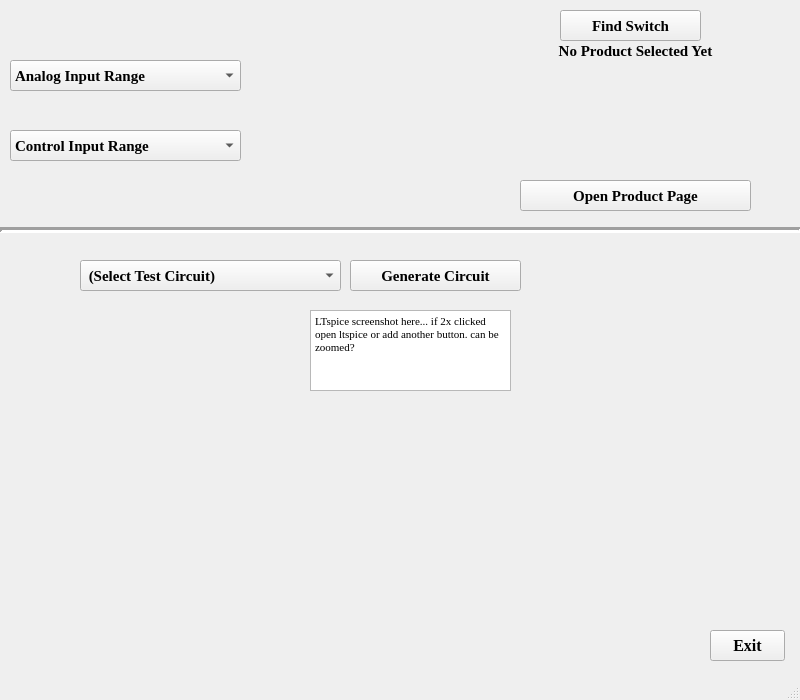
<?xml version="1.0" encoding="UTF-8"?>
<ui version="4.0">
 <class>MainWindow</class>
 <widget class="QMainWindow" name="MainWindow">
  <property name="geometry">
   <rect>
    <x>0</x>
    <y>0</y>
    <width>800</width>
    <height>700</height>
   </rect>
  </property>
  <property name="sizePolicy">
   <sizepolicy hsizetype="Fixed" vsizetype="Fixed">
    <horstretch>0</horstretch>
    <verstretch>0</verstretch>
   </sizepolicy>
  </property>
  <property name="minimumSize">
   <size>
    <width>800</width>
    <height>700</height>
   </size>
  </property>
  <property name="maximumSize">
   <size>
    <width>800</width>
    <height>700</height>
   </size>
  </property>
  <property name="font">
   <font>
    <family>Times New Roman</family>
    <pointsize>10</pointsize>
    <weight>75</weight>
    <bold>true</bold>
   </font>
  </property>
  <property name="windowTitle">
   <string>Switch and Multiplexer Finder</string>
  </property>
  <property name="windowIcon">
   <iconset resource="Images/resource.qrc">
    <normaloff>:/Images/Analog Icon.png</normaloff>:/Images/Analog Icon.png</iconset>
  </property>
  <property name="toolTipDuration">
   <number>-9</number>
  </property>
  <property name="autoFillBackground">
   <bool>false</bool>
  </property>
  <property name="styleSheet">
   <string notr="true">background-color = rgb(255, 255, 255)</string>
  </property>
  <widget class="QWidget" name="centralwidget">
   <widget class="QPushButton" name="btnFind">
    <property name="geometry">
     <rect>
      <x>560</x>
      <y>10</y>
      <width>141</width>
      <height>31</height>
     </rect>
    </property>
    <property name="sizePolicy">
     <sizepolicy hsizetype="Fixed" vsizetype="Fixed">
      <horstretch>0</horstretch>
      <verstretch>0</verstretch>
     </sizepolicy>
    </property>
    <property name="font">
     <font>
      <family>Times New Roman</family>
      <pointsize>11</pointsize>
      <weight>75</weight>
      <bold>true</bold>
     </font>
    </property>
    <property name="text">
     <string>Find Switch</string>
    </property>
   </widget>
   <widget class="QPushButton" name="btnExit">
    <property name="geometry">
     <rect>
      <x>710</x>
      <y>630</y>
      <width>75</width>
      <height>31</height>
     </rect>
    </property>
    <property name="font">
     <font>
      <family>Times New Roman</family>
      <pointsize>12</pointsize>
      <weight>75</weight>
      <bold>true</bold>
     </font>
    </property>
    <property name="text">
     <string>Exit</string>
    </property>
   </widget>
   <widget class="QComboBox" name="comboAnalog">
    <property name="geometry">
     <rect>
      <x>10</x>
      <y>60</y>
      <width>231</width>
      <height>31</height>
     </rect>
    </property>
    <property name="font">
     <font>
      <family>Times New Roman</family>
      <pointsize>11</pointsize>
      <weight>75</weight>
      <bold>true</bold>
     </font>
    </property>
    <item>
     <property name="text">
      <string>Analog Input Range</string>
     </property>
    </item>
    <item>
     <property name="text">
      <string>±15</string>
     </property>
    </item>
    <item>
     <property name="text">
      <string>±5</string>
     </property>
    </item>
    <item>
     <property name="text">
      <string>+12</string>
     </property>
    </item>
    <item>
     <property name="text">
      <string>+5</string>
     </property>
    </item>
    <item>
     <property name="text">
      <string>+3.3</string>
     </property>
    </item>
    <item>
     <property name="text">
      <string>+3</string>
     </property>
    </item>
   </widget>
   <widget class="QPushButton" name="btnGenerate">
    <property name="geometry">
     <rect>
      <x>350</x>
      <y>260</y>
      <width>171</width>
      <height>31</height>
     </rect>
    </property>
    <property name="font">
     <font>
      <family>Times New Roman</family>
      <pointsize>11</pointsize>
      <weight>75</weight>
      <bold>true</bold>
     </font>
    </property>
    <property name="text">
     <string>Generate Circuit</string>
    </property>
   </widget>
   <widget class="QPushButton" name="btnProduct">
    <property name="geometry">
     <rect>
      <x>520</x>
      <y>180</y>
      <width>231</width>
      <height>31</height>
     </rect>
    </property>
    <property name="font">
     <font>
      <family>Times New Roman</family>
      <pointsize>11</pointsize>
      <weight>75</weight>
      <bold>true</bold>
     </font>
    </property>
    <property name="text">
     <string>Open Product Page</string>
    </property>
   </widget>
   <widget class="QComboBox" name="comboDigital">
    <property name="geometry">
     <rect>
      <x>10</x>
      <y>130</y>
      <width>231</width>
      <height>31</height>
     </rect>
    </property>
    <property name="font">
     <font>
      <family>Times New Roman</family>
      <pointsize>11</pointsize>
      <weight>75</weight>
      <bold>true</bold>
     </font>
    </property>
    <item>
     <property name="text">
      <string>Control Input Range</string>
     </property>
    </item>
    <item>
     <property name="text">
      <string>Max 0.8 V &amp; Min 2.0 V</string>
     </property>
    </item>
    <item>
     <property name="text">
      <string>Max 0.8 V &amp; Min 2.4 V</string>
     </property>
    </item>
   </widget>
   <widget class="QComboBox" name="comboTest">
    <property name="geometry">
     <rect>
      <x>80</x>
      <y>260</y>
      <width>261</width>
      <height>31</height>
     </rect>
    </property>
    <property name="font">
     <font>
      <family>Times New Roman</family>
      <pointsize>11</pointsize>
      <weight>75</weight>
      <bold>true</bold>
     </font>
    </property>
    <item>
     <property name="text">
      <string> (Select Test Circuit)</string>
     </property>
    </item>
    <item>
     <property name="text">
      <string> On Resistance</string>
     </property>
    </item>
    <item>
     <property name="text">
      <string> Off Leakage</string>
     </property>
    </item>
    <item>
     <property name="text">
      <string> On Leakage</string>
     </property>
    </item>
    <item>
     <property name="text">
      <string> Off Isolation</string>
     </property>
    </item>
    <item>
     <property name="text">
      <string> Channel-to-Channel Crosstalk</string>
     </property>
    </item>
    <item>
     <property name="text">
      <string> Bandwidth</string>
     </property>
    </item>
    <item>
     <property name="text">
      <string> THD+Noise</string>
     </property>
    </item>
    <item>
     <property name="text">
      <string> Switching Times</string>
     </property>
    </item>
    <item>
     <property name="text">
      <string> Break-Before-Make Time Delay</string>
     </property>
    </item>
    <item>
     <property name="text">
      <string> Charge Injection</string>
     </property>
    </item>
   </widget>
   <widget class="Line" name="line">
    <property name="geometry">
     <rect>
      <x>0</x>
      <y>220</y>
      <width>801</width>
      <height>20</height>
     </rect>
    </property>
    <property name="lineWidth">
     <number>3</number>
    </property>
    <property name="orientation">
     <enum>Qt::Horizontal</enum>
    </property>
   </widget>
   <widget class="QLabel" name="lblSwitchPic">
    <property name="geometry">
     <rect>
      <x>300</x>
      <y>30</y>
      <width>171</width>
      <height>171</height>
     </rect>
    </property>
    <property name="text">
     <string>&lt;html&gt;&lt;head/&gt;&lt;body&gt;&lt;p&gt;&lt;img src=&quot;:/Images/Switch.png&quot;/&gt;&lt;/p&gt;&lt;/body&gt;&lt;/html&gt;</string>
    </property>
    <property name="pixmap">
     <pixmap>:/Images/Images/Switch.png</pixmap>
    </property>
   </widget>
   <widget class="QLabel" name="lblAnswer">
    <property name="geometry">
     <rect>
      <x>490</x>
      <y>40</y>
      <width>291</width>
      <height>21</height>
     </rect>
    </property>
    <property name="font">
     <font>
      <family>Times New Roman</family>
      <pointsize>11</pointsize>
      <weight>75</weight>
      <bold>true</bold>
     </font>
    </property>
    <property name="text">
     <string>No Product Selected Yet</string>
    </property>
    <property name="alignment">
     <set>Qt::AlignCenter</set>
    </property>
   </widget>
   <widget class="QLabel" name="lblBlock">
    <property name="geometry">
     <rect>
      <x>10</x>
      <y>270</y>
      <width>4</width>
      <height>10</height>
     </rect>
    </property>
    <property name="text">
     <string/>
    </property>
    <property name="pixmap">
     <pixmap>:/Images/Images/Test Picture 2.png</pixmap>
    </property>
   </widget>
   <widget class="QTextEdit" name="textEdit">
    <property name="geometry">
     <rect>
      <x>310</x>
      <y>310</y>
      <width>201</width>
      <height>81</height>
     </rect>
    </property>
    <property name="html">
     <string>&lt;!DOCTYPE HTML PUBLIC &quot;-//W3C//DTD HTML 4.0//EN&quot; &quot;http://www.w3.org/TR/REC-html40/strict.dtd&quot;&gt;
&lt;html&gt;&lt;head&gt;&lt;meta name=&quot;qrichtext&quot; content=&quot;1&quot; /&gt;&lt;style type=&quot;text/css&quot;&gt;
p, li { white-space: pre-wrap; }
&lt;/style&gt;&lt;/head&gt;&lt;body style=&quot; font-family:'MS Shell Dlg 2'; font-size:8pt; font-weight:400; font-style:normal;&quot;&gt;
&lt;p style=&quot; margin-top:0px; margin-bottom:0px; margin-left:0px; margin-right:0px; -qt-block-indent:0; text-indent:0px;&quot;&gt;&lt;span style=&quot; font-size:8.25pt;&quot;&gt;LTspice screenshot here... if 2x clicked open ltspice or add another button. can be zoomed?&lt;/span&gt;&lt;/p&gt;&lt;/body&gt;&lt;/html&gt;</string>
    </property>
   </widget>
   <widget class="QLabel" name="lblDescription">
    <property name="geometry">
     <rect>
      <x>490</x>
      <y>70</y>
      <width>291</width>
      <height>101</height>
     </rect>
    </property>
    <property name="font">
     <font>
      <family>Times New Roman</family>
      <pointsize>11</pointsize>
      <weight>75</weight>
      <bold>true</bold>
     </font>
    </property>
    <property name="text">
     <string/>
    </property>
    <property name="textFormat">
     <enum>Qt::RichText</enum>
    </property>
    <property name="alignment">
     <set>Qt::AlignCenter</set>
    </property>
   </widget>
  </widget>
  <widget class="QMenuBar" name="menubar">
   <property name="geometry">
    <rect>
     <x>0</x>
     <y>0</y>
     <width>800</width>
     <height>18</height>
    </rect>
   </property>
  </widget>
  <widget class="QStatusBar" name="statusbar"/>
 </widget>
 <resources>
  <include location="Images/resource.qrc"/>
 </resources>
 <connections/>
</ui>
